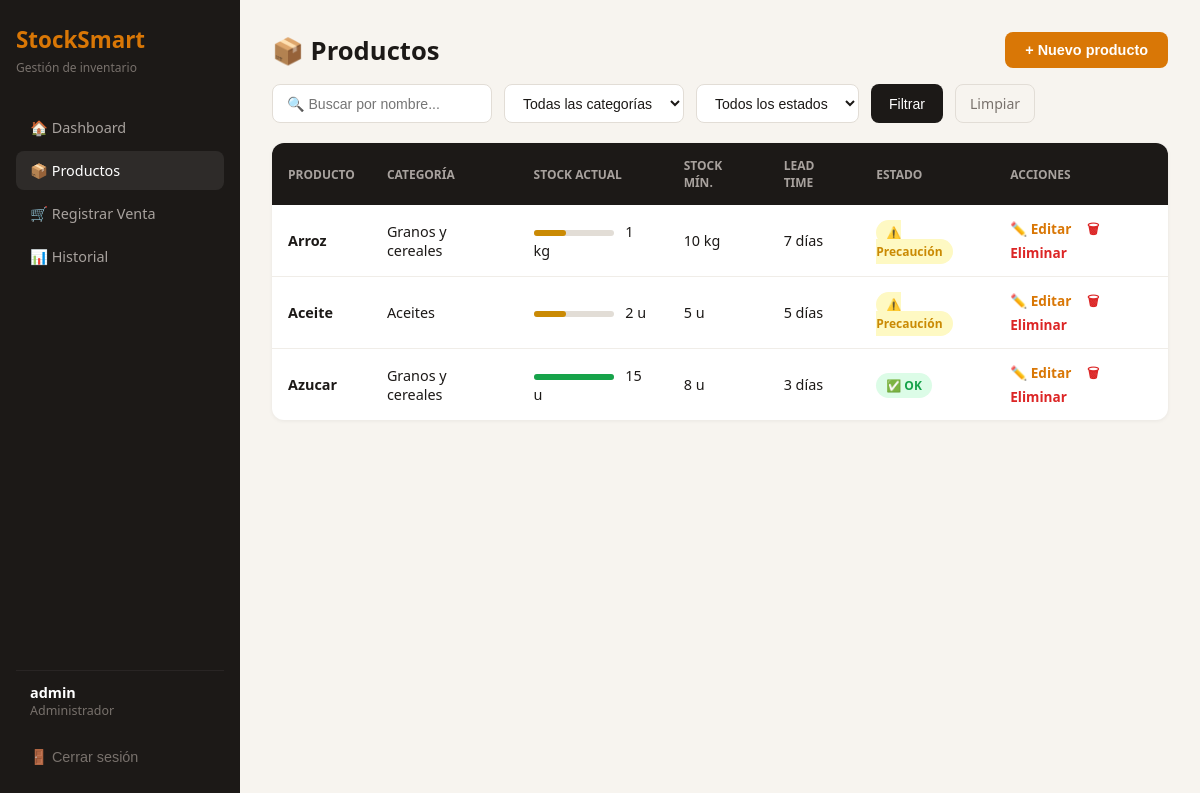
The page /productos/ (signed in) on the database its author committed.
### inventario/models.py (models this page shows, shortened)
class Product(models.Model):
    CATEGORIAS = [
        ('granos', 'Granos y cereales'),
        ('aceites', 'Aceites'),
        ('aseo', 'Aseo'),
        ('lacteos', 'Lácteos'),
        ('otros', 'Otros'),
    ]
    UNIDADES = [
        ('u', 'Unidades'),
        ('kg', 'Kilogramos'),
        ('l', 'Litros'),
        ('g', 'Gramos'),
    ]
    user          = models.ForeignKey(User, on_delete=models.CASCADE)
    name          = models.CharField(max_length=200)
    category      = models.CharField(max_length=50, choices=CATEGORIAS)
    unit          = models.CharField(max_length=10, choices=UNIDADES)
    current_stock = models.IntegerField(default=0)
    safety_stock  = models.IntegerField(default=0)
    lead_time_days= models.IntegerField(default=1)
    notes         = models.TextField(blank=True)
    is_active     = models.BooleanField(default=True)
    created_at    = models.DateTimeField(auto_now_add=True)

### inventario/views.py (the view, shortened to what this page needs)
# urls.py: path('productos/', views.products_list, name='products_list'),
@login_required
def products_list(request):
    q        = request.GET.get('q', '')
    category = request.GET.get('category', '')
    estado   = request.GET.get('estado', '')
    products = Product.objects.filter(user=request.user, is_active=True)
    if q:
        products = products.filter(name__icontains=q)
    if category:
        products = products.filter(category=category)
    if estado == 'urgente':
        products = products.filter(current_stock__lte=0)
    elif estado == 'precaucion':
        products = products.filter(current_stock__gt=0, current_stock__lte=models.F('safety_stock'))
    elif estado == 'ok':
        products = products.filter(current_stock__gt=models.F('safety_stock'))
    form = ProductForm()
    return render(request, 'inventario/products.html', {
        'products': products, 'form': form,
        'q': q, 'category': category, 'estado': estado,
    })

### inventario/forms.py
class ProductForm(forms.ModelForm):
    class Meta:
        model = Product
        fields = ['name', 'category', 'unit', 'current_stock', 'safety_stock', 'lead_time_days', 'notes']
        widgets = {
            'name':           forms.TextInput(attrs={'placeholder': 'Ej: Arroz Blanco 1kg'}),
            'current_stock':  forms.NumberInput(attrs={'min': '0'}),
            'safety_stock':   forms.NumberInput(attrs={'min': '0'}),
            'lead_time_days': forms.NumberInput(attrs={'min': '1'}),
            'notes':          forms.TextInput(attrs={'placeholder': 'Ej: Proveedor Don Carlos...'}),
        }

### inventario/templates/inventario/products.html (shortened to what this page needs)
<!DOCTYPE html>
<html lang="es">
<head>
</head>
<body>
<div class="sidebar">
    <div class="logo">StockSmart</div>
    <div class="logo-sub">Gestión de inventario</div>
    <a class="nav-item" href="/">🏠 Dashboard</a>
    <a class="nav-item active" href="/productos/">📦 Productos</a>
    <a class="nav-item" href="/ventas/">🛒 Registrar Venta</a>
    <a class="nav-item" href="/historial/">📊 Historial</a>
    <div class="sidebar-bottom">
        <div class="user-info">
            <div class="user-name">{{ request.user.username }}</div>
            <div class="user-role">Administrador</div>
        </div>
        <form method="post" action="/logout/" class="logout">
            <button type="submit">🚪 Cerrar sesión</button>
        </form>
    </div>
</div>
<div class="main">
    <div class="page-header">
        <div class="page-title">📦 Productos</div>
        <button class="btn-primary" onclick="document.getElementById('modal-producto').classList.add('open')">
            + Nuevo producto
        </button>
    </div>
    <form method="get" action="/productos/" class="filters">
        <input type="text" name="q" class="filter-input" placeholder="🔍 Buscar por nombre..." value="{{ q }}">
        <select name="category" class="filter-select">
            <option value="">Todas las categorías</option>
        </select>
        <select name="estado" class="filter-select">
            <option value="">Todos los estados</option>
        </select>
        <button type="submit" class="btn-filter">Filtrar</button>
        <a href="/productos/" class="btn-clear">Limpiar</a>
    </form>
    {% if products %}
    <table>
        <thead>
            <tr>
                <th>Producto</th>
                <th>Categoría</th>
                <th>Stock actual</th>
                <th>Stock mín.</th>
                <th>Lead time</th>
                <th>Estado</th>
                <th>Acciones</th>
            </tr>
        </thead>
        <tbody>
            {% for product in products %}
            <tr>
                <td><strong>{{ product.name }}</strong></td>
                <td>{{ product.get_category_display }}</td>
                <td>
                    <div class="stock-bar">
                        <div class="stock-fill" style="width: {% if product.current_stock >= product.safety_stock %}100{% elif product.current_stock > 0 %}40{% else %}5{% endif %}%; background: {% if product.current_stock >= product.safety_stock %}#16A34A{% elif product.current_stock > 0 %}#CA8A04{% else %}#DC2626{% endif %};"></div>
                    </div>
                    {{ product.current_stock }} {{ product.unit }}
                </td>
                <td>{{ product.safety_stock }} {{ product.unit }}</td>
                <td>{{ product.lead_time_days }} días</td>
                <td>
                    {% if product.current_stock <= 0 %}
                        <span class="badge badge-red">🚨 Urgente</span>
                    {% elif product.current_stock <= product.safety_stock %}
                        <span class="badge badge-yellow">⚠️ Precaución</span>
                    {% else %}
                        <span class="badge badge-green">✅ OK</span>
                    {% endif %}
                </td>
                <td>
                    <a href="/productos/{{ product.pk }}/editar/" class="btn-edit">✏️ Editar</a>
                    <a href="/productos/{{ product.pk }}/eliminar/" class="btn-delete">🗑 Eliminar</a>
                </td>
            </tr>
            {% endfor %}
        </tbody>
    </table>
    {% else %}
    <div class="empty-state">
        <p style="font-size: 2rem; margin-bottom: 12px;">📦</p>
        <p style="font-weight: 600; margin-bottom: 8px;">No se encontraron productos</p>
        <p>Intenta con otros filtros o crea un nuevo producto.</p>
    </div>
    {% endif %}
</div>
</body>
</html>

### inventario/templates/inventario/products.html (style rules this page uses)
* { margin: 0; padding: 0; box-sizing: border-box; }
body { font-family: 'Segoe UI', sans-serif; background: #F7F4EF; }
.sidebar { position: fixed; left: 0; top: 0; bottom: 0; width: 240px; background: #1C1917; padding: 24px 16px; display: flex; flex-direction: column; }
.logo { font-size: 1.4rem; font-weight: 800; color: #D97706; margin-bottom: 4px; }
.logo-sub { font-size: 0.75rem; color: #78716C; margin-bottom: 32px; }
.nav-item { display: flex; align-items: center; gap: 10px; padding: 10px 14px; border-radius: 8px; color: #A8A29E; font-size: 0.9rem; cursor: pointer; margin-bottom: 4px; text-decoration: none; }
.nav-item.active, .nav-item:hover { background: rgba(255,255,255,0.08); color: white; }
.sidebar-bottom { margin-top: auto; }
.user-info { padding: 12px 14px; border-top: 1px solid #292524; margin-bottom: 8px; }
.user-name { color: white; font-weight: 600; font-size: 0.9rem; }
.user-role { color: #78716C; font-size: 0.78rem; }
form.logout button { background: none; border: none; color: #78716C; font-size: 0.9rem; cursor: pointer; padding: 10px 14px; width: 100%; text-align: left; border-radius: 8px; }
.main { margin-left: 240px; padding: 32px; }
.page-header { display: flex; justify-content: space-between; align-items: center; margin-bottom: 16px; }
.page-title { font-size: 1.6rem; font-weight: 700; color: #1C1917; }
.btn-primary { background: #D97706; color: white; border: none; padding: 10px 20px; border-radius: 8px; font-size: 0.9rem; font-weight: 600; cursor: pointer; }
.filters { display: flex; gap: 12px; margin-bottom: 20px; flex-wrap: wrap; }
.filter-input, .filter-select { padding: 9px 14px; border: 1px solid #E2DDD6; border-radius: 8px; font-size: 0.88rem; color: #1C1917; background: white; outline: none; }
.filter-input { width: 220px; }
.btn-filter { background: #1C1917; color: white; border: none; padding: 9px 18px; border-radius: 8px; font-size: 0.88rem; cursor: pointer; }
.btn-clear { background: #F7F4EF; color: #78716C; border: 1px solid #E2DDD6; padding: 9px 14px; border-radius: 8px; font-size: 0.88rem; cursor: pointer; text-decoration: none; }
table { width: 100%; background: white; border-radius: 12px; border-collapse: collapse; box-shadow: 0 1px 4px rgba(0,0,0,0.06); overflow: hidden; }
thead { background: #1C1917; }
th { padding: 14px 16px; text-align: left; color: #A8A29E; font-size: 0.75rem; text-transform: uppercase; }
td { padding: 14px 16px; border-bottom: 1px solid #F0EDE8; font-size: 0.9rem; color: #1C1917; }
tr:last-child td { border-bottom: none; }
.badge { padding: 4px 10px; border-radius: 20px; font-size: 0.75rem; font-weight: 600; }
.badge-yellow { background: #FEF9C3; color: #CA8A04; }
.badge-green { background: #DCFCE7; color: #16A34A; }
.stock-bar { width: 80px; height: 6px; background: #E2DDD6; border-radius: 4px; display: inline-block; vertical-align: middle; margin-right: 8px; }
.stock-fill { height: 100%; border-radius: 4px; }
.btn-edit { color: #D97706; text-decoration: none; font-size: 0.85rem; font-weight: 600; margin-right: 12px; }
.btn-delete { color: #DC2626; text-decoration: none; font-size: 0.85rem; font-weight: 600; }

### rows shown on the page
Product: name "Arroz", category "Granos y cereales", current_stock "1", unit "kg", safety_stock "10", lead_time_days "7", shows "⚠️ Precaución"
Product: name "Aceite", category "Aceites", current_stock "2", unit "u", safety_stock "5", lead_time_days "5", shows "⚠️ Precaución"
Product: name "Azucar", category "Granos y cereales", current_stock "15", unit "u", safety_stock "8", lead_time_days "3", shows "✅ OK"

### other values the page prints
{{ request.user.username }} "admin"
